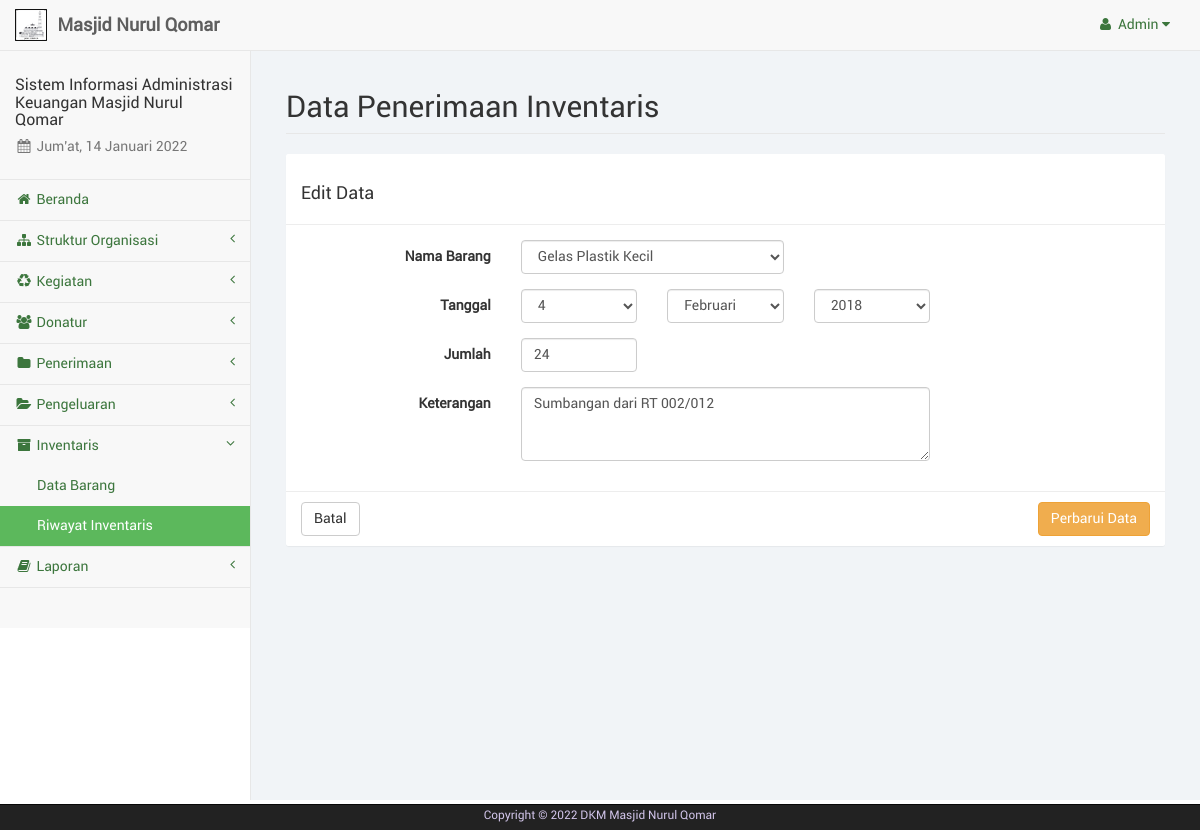
Page /admin/inventaris_edit.php?inv=1 (signed in) on the committed database.
### tables this page shows
CREATE TABLE IF NOT EXISTS `pengguna` (
  `id_pengguna` int(4) NOT NULL,
  `username` varchar(15) NOT NULL,
  `password` varchar(25) NOT NULL
);

CREATE TABLE IF NOT EXISTS `inventaris` (
  `no_inventaris` int(6) NOT NULL,
  `kd_barang` int(4) NOT NULL,
  `tgl_terima` date NOT NULL,
  `jumlah` int(8) NOT NULL,
  `keterangan` varchar(75) NOT NULL
);

### admin/sess_check.php (called while the page is built, shortened)
<?php
	$chk_sess = $_SESSION['user_keuangandkm'];
	include("dist/config/koneksi.php");
	$sql_sess = "SELECT * FROM pengguna WHERE id_pengguna='". $chk_sess ."'";
	$ress_sess = mysqli_query($conn, $sql_sess);
	$row_sess = mysqli_fetch_array($ress_sess);
	$sess_username = $row_sess['username'];
?>

### admin/inventaris_edit.php (the view, shortened to what this page needs)
<?php
	include("sess_check.php");
	if(isset($_GET['inv'])) {
		$sql = "SELECT * FROM inventaris WHERE no_inventaris='". $_GET['inv'] ."'";
		$ress = mysqli_query($conn, $sql);
		$data = mysqli_fetch_array($ress);
	}
	$tgl = explode("-", $data['tgl_terima']);
	$pagedesc = "Inventaris";
	$menuparent = "inventaris";
	include("layout_top.php");
?>
		<div id="page-wrapper">
            <div class="container-fluid">
                <div class="row">
                    <div class="col-lg-12">
                        <h1 class="page-header">Data Penerimaan Inventaris</h1>
                    </div>
                </div>
				<div class="row">
					<div class="col-lg-12">
						<form class="form-horizontal" action="inventaris_update.php" method="POST">
							<div class="panel panel-default">
								<div class="panel-heading"><h3>Edit Data</h3></div>
								<div class="panel-body">
									<div class="form-group">
										<label class="control-label col-sm-3">Nama Barang</label>
										<div class="col-sm-4">
											<select name="kd_barang" class="form-control">
												<?php
													$sql_barang = "SELECT * FROM barang ORDER BY nama_barang ASC";
													$ress_barang = mysqli_query($conn, $sql_barang);
													while($barang = mysqli_fetch_array($ress_barang)) {
														if($data['kd_barang'] == $barang['kd_barang']) {
															echo '<option value="'. $barang['kd_barang'] .'" selected>'. ucwords($barang['nama_barang']) .'</option>';
														}
														else {
															echo '<option value="'. $barang['kd_barang'] .'">'. ucwords($barang['nama_barang']) .'</option>';
														}
													}
												?>
											</select>
										</div>
									</div>
									<div class="form-group">
										<label class="control-label col-sm-3">Tanggal</label>
										<div class="col-sm-2">
											<select name="tgl" class="form-control">
												<?php
													for($x=1; $x<=31; $x++) {
														if($tgl[2] == $x) {
															echo '<option value="'. $x .'" selected>'. $x .'</option>';
														}
														else {
															echo '<option value="'. $x .'">'. $x .'</option>';
														}
													}
												?>
											</select>
										</div>
										<div class="col-sm-2">
											<select name="bln" class="form-control">
												<?php
													for($x=1; $x<$bulans_count; $x++) {
														if($tgl[1] == $x) {
															echo '<option value="'. $x .'" selected>'. $bulans[$x] .'</option>';
														}
														else {
															echo '<option value="'. $x .'">'. $bulans[$x] .'</option>';
														}
													}
												?>
											</select>
										</div>
										<div class="col-sm-2">
											<select name="thn" class="form-control">
												<?php
													for($x=$tahun; $x>=1950; $x--) {
														if($tgl[0] == $x) {
															echo '<option value="'. $x .'" selected>'. $x .'</option>';
														}
														else {
															echo '<option value="'. $x .'">'. $x .'</option>';
														}
													}
												?>
											</select>
										</div>
									</div>
									<div class="form-group">
										<label class="control-label col-sm-3">Jumlah</label>
										<div class="col-sm-2">
											<input type="number" name="jumlah" class="form-control" placeholder="Jumlah" min="0" value="<?php echo $data['jumlah'] ?>" required>
										</div>
									</div>
									<div class="form-group">
										<label class="control-label col-sm-3">Keterangan</label>
										<div class="col-sm-6">
											<textarea name="keterangan" class="form-control" placeholder="Keterangan" rows="3" required><?php echo $data['keterangan'] ?></textarea>
										</div>
									</div>
								</div>
								<div class="panel-footer">
									<a href="inventaris.php" class="btn btn-default">Batal</a>
									<button type="submit" name="perbarui" class="btn btn-warning pull-right">Perbarui Data</button>
								</div>
							</div>
						</form>
					</div>
				</div>
            </div>
        </div>
<?php
	include("layout_bottom.php");
?>

### admin/layout_top.php (shortened to what this page needs)
<?php
	$haries = array("Sunday" => "Minggu", "Monday" => "Senin", "Tuesday" => "Selasa", "Wednesday" => "Rabu", "Thursday" => "Kamis", "Friday" => "Jum'at", "Saturday" => "Sabtu");
	$bulans = array("", "Januari", "Februari", "Maret", "April", "Mei", "Juni", "Juli", "Agustus", "September", "Oktober", "November", "Desember");
	$bulans_count = count($bulans);
	$hari_ini = $haries[date("l")];
	$bulan_ini = $bulans[date("n")];
	$tanggal = date("d");
	$tahun = date("Y");
?>
<!DOCTYPE html>
<html lang="en">
<head>
	<link href="libs/bootstrap/dist/css/bootstrap.min.css" rel="stylesheet">
	<link href="libs/metisMenu/dist/metisMenu.min.css" rel="stylesheet">
    <link href="libs/datatables-plugins/integration/bootstrap/3/dataTables.bootstrap.css" rel="stylesheet">
    <link href="libs/datatables-responsive/css/dataTables.responsive.css" rel="stylesheet">
	<link href="dist/css/sb-admin-2.css" rel="stylesheet">
	<link href="dist/css/offline-font.css" rel="stylesheet">
	<link href="dist/css/custom.css" rel="stylesheet">
	<link href="libs/font-awesome/css/font-awesome.min.css" rel="stylesheet" type="text/css">
</head>
<body>
    <div id="wrapper">
        <nav class="navbar navbar-default navbar-static-top" role="navigation" style="margin-bottom: 0">
            <div class="navbar-header">
				<a class="navbar-brand hidden-xs" href="index.php">
					<img src="libs/images/brand-dkm.png" alt="brand" width="32" class="float-left image-brand">
					<div class="float-right">&nbsp;<strong>Masjid Nurul Qomar</strong></div>
				</a>
			</div>
            <ul class="nav navbar-top-links navbar-right">
				<li class="dropdown dropdown-right">
					<a class="dropdown-toggle" data-toggle="dropdown" href="#">
						<i class="fa fa-user fa-fw"></i>&nbsp;<?php echo ucfirst($sess_username); ?>&nbsp;<i class="fa fa-caret-down"></i>
					</a>
				</li>
			</ul>
            <div class="navbar-default sidebar" role="navigation">
                <div class="sidebar-nav navbar-collapse">
                    <ul class="nav" id="side-menu">
                        <li class="sidebar-search">
							<h4>Sistem Informasi Administrasi Keuangan Masjid Nurul Qomar</h4>
							<h5 class="text-muted"><i class="fa fa-calendar fa-fw"></i>&nbsp;<?php echo $hari_ini.", ".$tanggal." ".$bulan_ini." ".$tahun ?></h5>
						</li>
						<?php
							if($pagedesc == "Serambi") {
								echo '<li><a href="index.php" class="active"><i class="fa fa-home fa-fw"></i>&nbsp;Beranda</a></li>';
							}
							else {
								echo '<li><a href="index.php"><i class="fa fa-home fa-fw"></i>&nbsp;Beranda</a></li>';
							}
							if(isset($menuparent) && $menuparent == "konten_organisasi") {
								echo '<li class="active">';
							}
							else {
								echo '<li>';
							}
						?>
							<a href="#"><i class="fa fa-sitemap fa-fw"></i>&nbsp;Struktur Organisasi<span class="fa arrow"></span></a>
						</li>
						<?php
							if(isset($menuparent) && $menuparent == "kegiatan") {
								echo '<li class="active">';
							}
							else {
								echo '<li>';
							}
						?>
							<a href="#"><i class="fa fa-recycle fa-fw"></i>&nbsp;Kegiatan<span class="fa arrow"></span></a>
						</li>
						<?php
							if(isset($menuparent) && $menuparent == "donatur") {
								echo '<li class="active">';
							}
							else {
								echo '<li>';
							}
						?>
							<a href="#"><i class="fa fa-users fa-fw"></i>&nbsp;Donatur<span class="fa arrow"></span></a>
						</li>
						<?php
							if(isset($menuparent) && $menuparent == "penerimaan") {
								echo '<li class="active">';
							}
							else {
								echo '<li>';
							}
						?>
							<a href="#"><i class="fa fa-folder fa-fw"></i>&nbsp;Penerimaan<span class="fa arrow"></span></a>
						</li>
						<?php
							if(isset($menuparent) && $menuparent == "pengeluaran") {
								echo '<li class="active">';
							}
							else {
								echo '<li>';
							}
						?>
							<a href="#"><i class="fa fa-folder-open fa-fw"></i>&nbsp;Pengeluaran<span class="fa arrow"></span></a>
						</li>
						<?php
							if(isset($menuparent) && $menuparent == "inventaris") {
								echo '<li class="active">';
							}
							else {
								echo '<li>';
							}
						?>
							<a href="#"><i class="fa fa-archive fa-fw"></i>&nbsp;Inventaris<span class="fa arrow"></span></a>
							<ul class="nav nav-second-level">
								<?php
									if($pagedesc == "Barang") {
										echo '<li><a href="barang.php" class="active">Data Barang</a></li>';
									}
									else {
										echo '<li><a href="barang.php">Data Barang</a></li>';
									}
									if($pagedesc == "Inventaris") {
										echo '<li><a href="inventaris.php" class="active">Riwayat Inventaris</a></li>';
									}
									else {
										echo '<li><a href="inventaris.php">Riwayat Inventaris</a></li>';
									}
								?>
							</ul>
						</li>
						<li>
							<a href="#"><i class="fa fa-book fa-fw"></i>&nbsp;Laporan<span class="fa arrow"></span></a>
						</li>
                    </ul>
                </div>
            </div>
        </nav>

### rows in the picture
pengguna: username "Admin"
inventaris: tgl "4", bln "Februari", thn "2018", jumlah "24", keterangan "Sumbangan dari RT 002/012"

### other values in the picture
form field kd_barang "Gelas Plastik Kecil"
